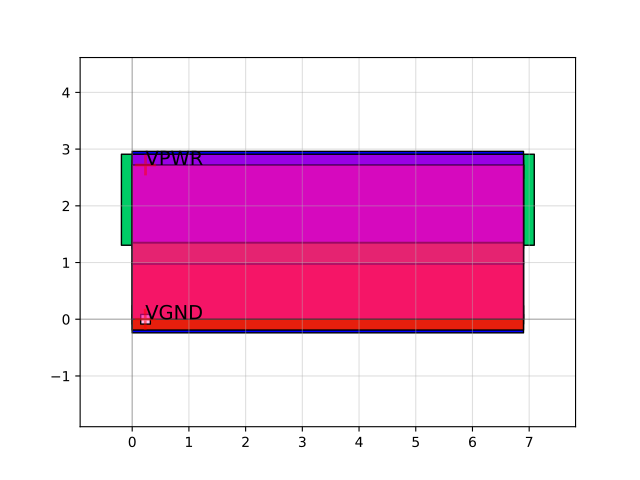

The Python source for this figure:
import sky130

c = sky130.components.sky130_fd_sc_hd__bufbuf_8()
c.plot()
